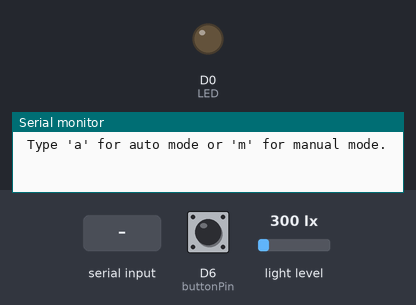
Bench run of a sketch on a simulated ESP8266 (NodeMCU). On the bench: output pins drawn as LEDs (lit = HIGH), the last lines printed to the serial monitor. The test bench sets the inputs (shaded band); at power-on: light level 300 lx, D6 (buttonPin) LOW.

Above: at 1.2 s.
1.3 s: "a\n" received over Serial
At 2.5 s:
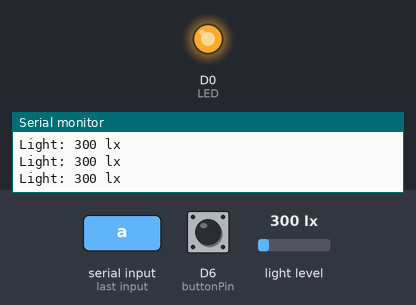
2.8 s: light level set to 40 lx
At 3.7 s:
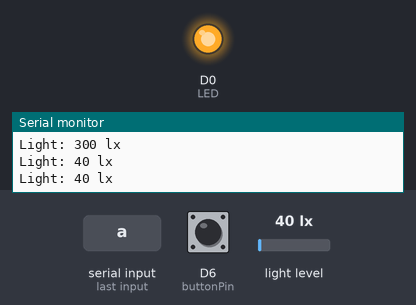
4.3 s: "m\n" received over Serial
At 5.0 s:
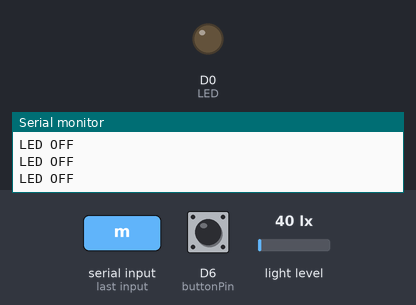
5.8 s: D6 (buttonPin) pulled HIGH for 1 s
At 6.3 s:
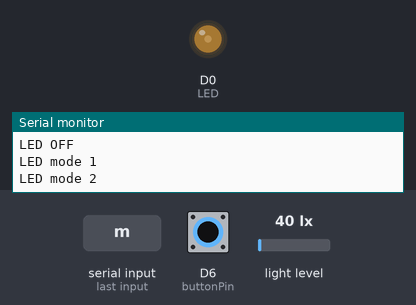
8.3 s: D6 (buttonPin) pulled HIGH for 0.15 s
At 9.4 s:
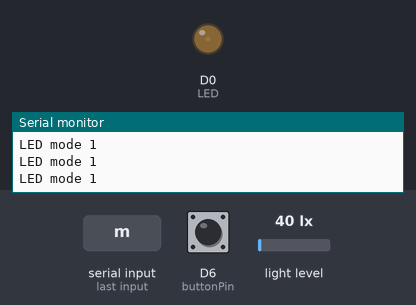
Timing chart, 0 to 11.3 s (numbered marks = the images above; inputs shaded):
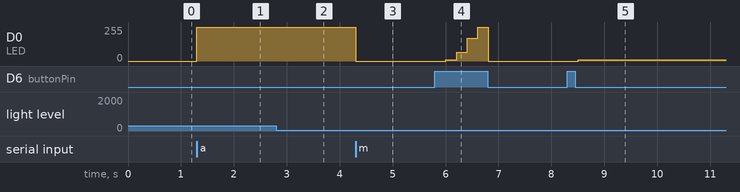

Measured:
- after the input at 1.3 s, D0 (LED): 0/255 → 254/255 at once
- after the input at 2.8 s, D0 (LED): 254/255 → 255/255 at once
- after the input at 4.3 s, D0 (LED): 255/255 → 0/255 at once
- after the input at 5.8 s, D0 (LED): 0/255 → 10/255 after 0.21 s, → 64/255 0.20 s later, → 170/255 0.20 s later, → 255/255 0.20 s later, … (5 changes in this stretch)
- after the input at 8.3 s, D0 (LED): 0/255 → 10/255 after 0.21 s

The sketch:

Grup_3_Entregable_1_Ex1.ino
```cpp
#include <Wire.h>
#include <BH1750.h>

// Variables del mode manual
const int buttonPin = D6;
const int LED = D0;
int mode = 0;
int mode2 = 3;

// Variables del sensor de llum
BH1750 lightsensor;
char input;

void setup() {
  Serial.begin(9600);
  Wire.begin(4, 5); // SDA al pin D2 i SCL al pin D1
  lightsensor.begin();
  pinMode(buttonPin, INPUT);
  pinMode(LED, OUTPUT);
  delay(50);
  Serial.println("\n Type 'a' for auto mode or 'm' for manual mode.");
}

void loop() {
  if (Serial.available() > 0) { // Per només canviar el mode quan hi ha un input character
    input = Serial.read();
    if (input != '\n') { // Per evitar l'error quan entra el valor de l'enter
      if (input == 'a') {
        mode2 = 0;
        Serial.println("Automatic Mode");
        autoLED();
      } else if (input == 'm') {
        mode2 = 1;
        Serial.println("Manual Mode");
        manualLED();
      } else if ((input == 's') || (mode2 == 3)){
        mode2 = 3;
        Serial.println("No Mode selected. Type 'a' for auto mode or 'm' for manual mode. Type 's' to stop");
      } else {
        Serial.println("Invalid input. Type 'a' for auto mode or 'm' for manual mode.");
      }
    }
  }
  else { // Per fer el bucle quan hi un mode seleccionat
    if (mode2 == 0){
    autoLED();
    }
    if (mode2 == 1){
    manualLED();
    }
  }
}

void autoLED() { // Mode automàtic
  uint16_t lux = lightsensor.readLightLevel();
  Serial.print("Light: ");
  Serial.print(lux);
  Serial.println(" lx");
  // La funció map adapta els valors del rang del sensor als del rang del LED.
  int bright = map(lux, 0, 65535, 255, 0); // Està com a 255,0 per invertir els rangs i fer LED ON quan hi ha poca llum
  analogWrite(LED, bright);
  delay(500);
}

void manualLED() { // Mode manual de 4 intensitats
  int pressed = digitalRead(buttonPin);

  if (pressed == HIGH) {
    if (mode == 4) {
      mode = 0;
    } else {
      mode++;
    }
    delay(200);
  }

  switch (mode) {
    case 0:
      digitalWrite(LED, LOW);
      Serial.println("LED OFF");
      break;
    case 1:
      analogWrite(LED, 10);
      Serial.println("LED mode 1");
      break;
    case 2:
      analogWrite(LED, 64);
      Serial.println("LED mode 2");
      break;
    case 3:
      analogWrite(LED, 170);
      Serial.println("LED mode 3");
      break;
    case 4:
      analogWrite(LED, 255);
      Serial.println("LED mode 4");
      break;
  }
}
```
